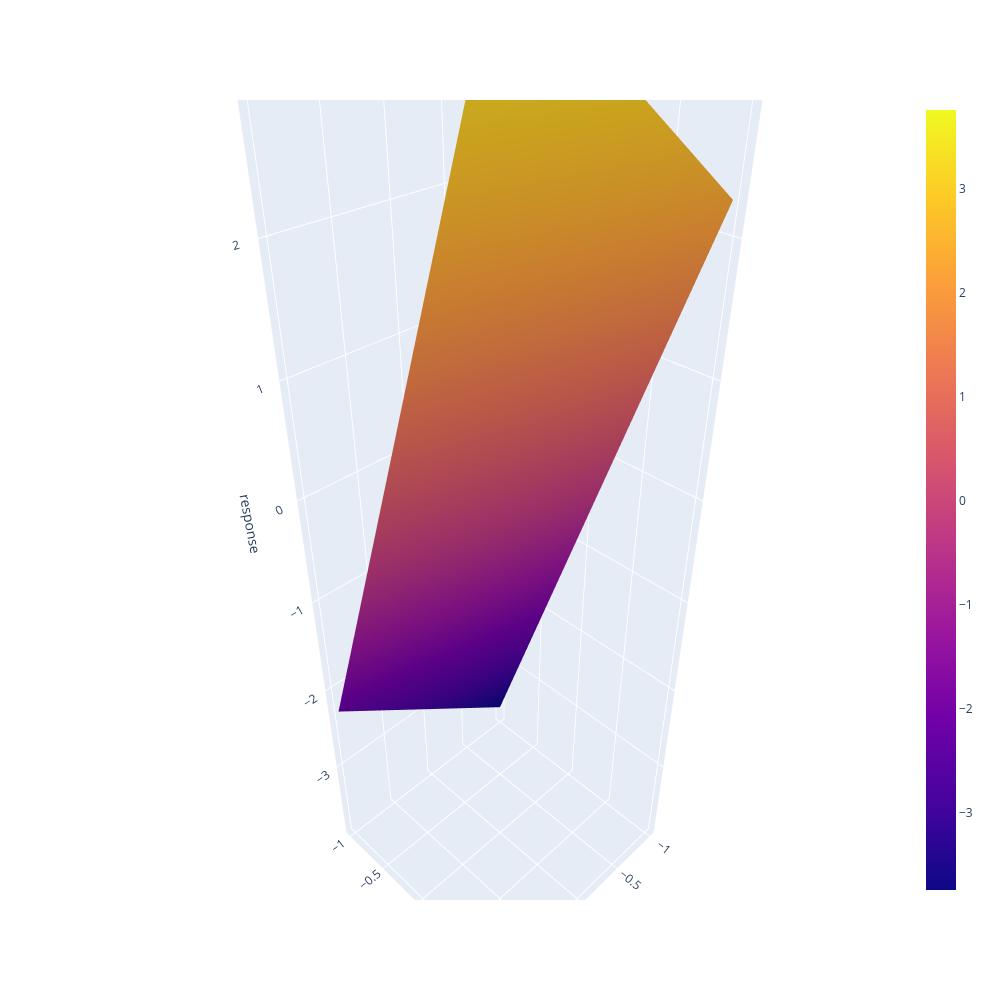

The notebook cell this image was saved under:
### Code cell
xi = np.linspace(-1, 1, 100)
yi = 0
zi = np.linspace(-1, 1, 100)

Xi, Zi = np.meshgrid(xi, zi)
response = 1.5 * Xi * w['w1'] + yi * w['w2'] + Zi * w['w3'] + \
    Xi * yi * w['w12'] + \
    Xi * Zi * w['w13'] + \
    yi * Zi * w['w23'] + \
    Xi * yi * Zi * w['w123'] 

fig = go.Figure(go.Surface(x = xi, y = zi, z = response))
fig.update_layout(scene = dict(xaxis_title='X', yaxis_title='Z', zaxis_title='response'),
                      autosize=False, width=1000, height=1000,
                   margin=dict(
                            l=100,
                            r=100,
                            b=100,
                            t=100,
                            pad=4)
    )
fig.show()
